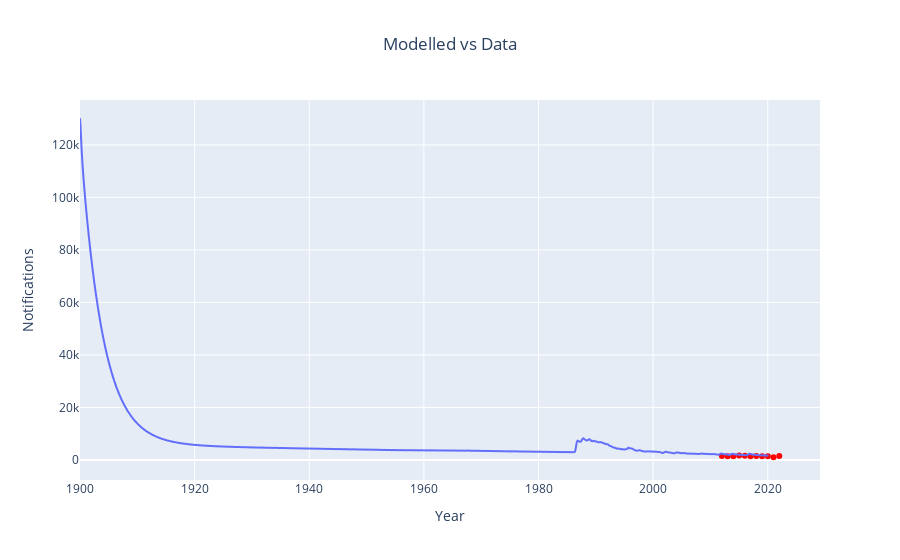

This figure's notebook cell:
### Code cell
notif_1 = px.line(
    derived_df_0,
    x=derived_df_0.index,
    y="notifications",
)
notif_2 = px.scatter(x= plots['notifications']['times'], y = plots['notifications']['values'])
notif_2.update_traces(marker=dict(color="red"))
notif_plot = go.Figure(
    data=notif_1.data + notif_2.data,
)
notif_plot.update_layout(
    title="Modelled vs Data", title_x=0.5, xaxis_title="Year", yaxis_title="Notifications"
)
notif_plot.show()

### Figure 1 — Plotly figure (JSON) as saved in the notebook; plotly's stock layout.template omitted (floating-point values rounded to 4 significant figures; data arrays with more than 128 entries replaced by an {"elided": "..."} marker saying what was removed)
{"data": [{"hovertemplate": "index=%{x}<br>notifications=%{y}<extra></extra>", "legendgroup": "", "line": {"color": "#636efa", "dash": "solid"}, "marker": {"symbol": "circle"}, "mode": "lines", "name": "", "showlegend": false, "type": "scattergl", "x": {"elided": "1201 float values"}, "xaxis": "x", "y": {"elided": "1201 float values"}, "yaxis": "y"}, {"hovertemplate": "x=%{x}<br>y=%{y}<extra></extra>", "legendgroup": "", "marker": {"color": "red", "symbol": "circle"}, "mode": "markers", "name": "", "orientation": "v", "showlegend": false, "type": "scatter", "x": [2012, 2013, 2014, 2015, 2016, 2017, 2018, 2019, 2020, 2021, 2022], "xaxis": "x", "y": [1485, 1369, 1405, 1642, 1555, 1440, 1468, 1417, 1360, 1016, 1503], "yaxis": "y"}], "layout": {"title": {"text": "Modelled vs Data", "x": 0.5}, "xaxis": {"title": {"text": "Year"}}, "yaxis": {"title": {"text": "Notifications"}}}}
